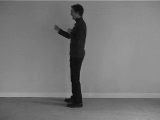
#> input picture frame 37 of datasets/boxing/person01_boxing_d4_uncomp.avi, 160 x 120 px, given in place of person11_running_d1_uncomp.avi, which was not available
$ python scan_video.py
#> lines starting #> are read from the running program, lines starting #| are printed output that depends on the picture; after the words box and inside, x2 and y2 are one past the last pixel; in counts of white or black regions, pixels touching at a corner belong together
import cv2

video_path = "datasets/running/person11_running_d1_uncomp.avi"

cap = cv2.VideoCapture(video_path)

if not cap.isOpened():
    print("Could not open video.")
    exit()

total_frames = int(cap.get(cv2.CAP_PROP_FRAME_COUNT))

print("Total frames:", total_frames)
print("Press SPACE when you see the person.")
print("Press ESC to stop.")

frame_number = 0

while True:

    ret, frame = cap.read()
#> frame is the input picture: shape (120, 160, 3); min 9, max 161, mean 120.2

    if not ret:
        break

    frame_number += 1

    cv2.putText(
        frame,
        f"Frame: {frame_number}",
        (5, 20),
        cv2.FONT_HERSHEY_SIMPLEX,
        0.5,
        (0, 255, 0),
        1
    )
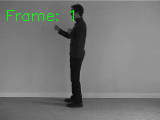
#> frame: shape (120, 160, 3); 0.67% of pixels changed, all inside (x1, y1, x2, y2) = (7, 10, 74, 21)

    cv2.imshow("KTH Video Scanner", frame)

    key = cv2.waitKey(30) & 0xFF
#> (key Esc is pressed here)

    if key == 27:
        break

    if key == 32:
        print("Person visible around frame:", frame_number)

cap.release()
cv2.destroyAllWindows()

$ run again, starting later in the video
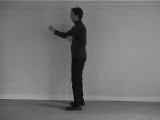
#> input picture frame 166 of datasets/boxing/person01_boxing_d4_uncomp.avi, 160 x 120 px, given in place of person11_running_d1_uncomp.avi, which was not available
#> frame is the input picture: shape (120, 160, 3); min 6, max 164, mean 117.4
#> `cv2.putText( frame, f"Frame: {frame_number}", (5, 20), cv2.FONT_HERSHE..`:
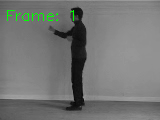
#> frame: shape (120, 160, 3); 0.67% of pixels changed, all inside (x1, y1, x2, y2) = (7, 10, 74, 21)

$ run again, starting later in the video
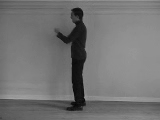
#> input picture frame 296 of datasets/boxing/person01_boxing_d4_uncomp.avi, 160 x 120 px, given in place of person11_running_d1_uncomp.avi, which was not available
#> frame is the input picture: shape (120, 160, 3); min 5, max 164, mean 116
#> `cv2.putText( frame, f"Frame: {frame_number}", (5, 20), cv2.FONT_HERSHE..`:
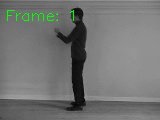
#> frame: shape (120, 160, 3); 0.67% of pixels changed, all inside (x1, y1, x2, y2) = (7, 10, 74, 21)
